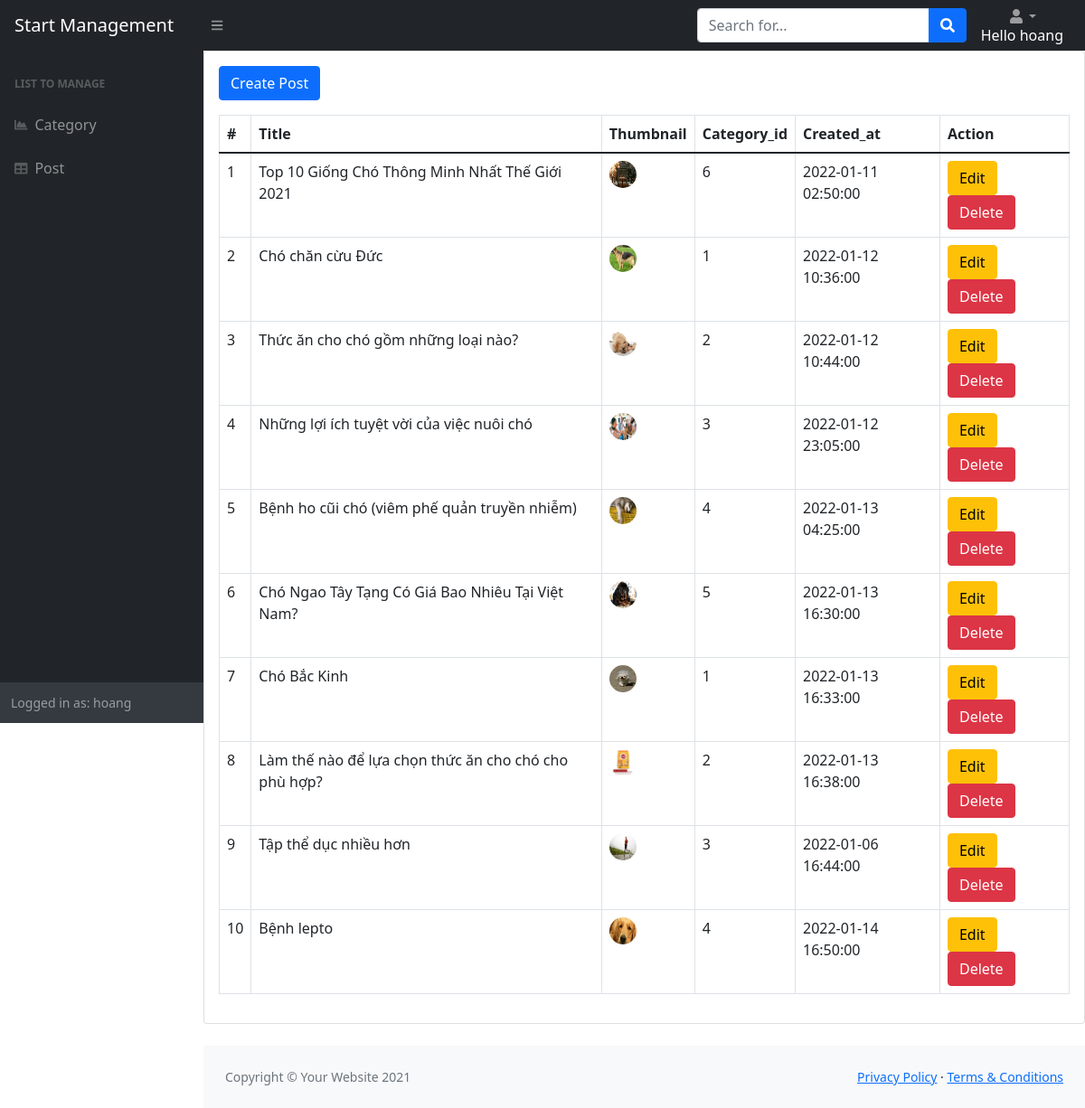
/Admin/index.php?mod=post&act=index (signed in), run on the app's committed database.
### tables this page shows
CREATE TABLE `posts`  (
  `id` int NOT NULL AUTO_INCREMENT,
  `title` varchar(255) NULL DEFAULT NULL,
  `description` mediumtext NULL,
  `thumbnail` varchar(500) NULL DEFAULT NULL,
  `category_id` int NULL DEFAULT NULL,
  `content` mediumtext NULL,
  `created_at` timestamp NULL DEFAULT NULL,
  `like_post` int NULL DEFAULT NULL,
  PRIMARY KEY (`id`) USING BTREE
);

### Admin/Controllers/BaseController.php (called while the page is built, shortened)
<?php
  class BaseController
  {
    public function view($path, $data = []){
      extract($data);
      require_once('Views/'.$path);
    }
  }
?>

### Admin/Controllers/PostController.php (called while the page is built, shortened)
<?php
require('Models/Post.php');
  class PostController extends AdminController
  {
    public function index(){
      $post = new Post();
      $posts = $post-> getList();
      $this->view('Posts/post.php', ['posts' => $posts,
      ]);
    }
  }
?>

### Admin/index.php (called while the page is built, shortened)
<?php
$act = "index";
if(isset($_GET['act'])){
  $act = $_GET['act'];
}
  $controller_obj = new $class_name;
 $controller_obj -> $act();
?>

### Admin/Models/Connection.php (called while the page is built, shortened)
<?php
  class Connection1{
    private $servername= "localhost";
    private $username= "root";
    private $password = "";
    private $dbname = "blogs";
    public function connect(){
      $conn = new mysqli($this->servername, $this -> username, $this ->password, $this-> dbname );
      return $conn;
    }
  }
?>

### Admin/Models/Query.php (called while the page is built, shortened)
<?php
  require_once('Models/Connection.php');
  class Query{
    private $conn;
    public function __construct(){
      $connection = new Connection1();
      $this -> conn = $connection -> connect();
    }
    protected function select($table, $columns = '*')
    {
  		if ($columns == '*') {
  			$query = "SELECT * FROM " . $table;
  		}elseif (is_array($columns)) {
  			$sub_string = '';
  			foreach ($columns as $i =>$column) {
  				$sub_string .= '`'.$column . '`';
  				if ($i + 1 != count($columns)) {
  					$sub_string .= ',';
  				}
  			}
  			$query = "SELECT " . $sub_string . " FROM " . '`' . $table . '`';
  		}else{
  			exit();
  		}
  		$result = $this->conn->query($query);
  		$data = array();
  		while($row = $result->fetch_assoc()) {
  			$data[] = $row;
  		};
  		return $data;
    }
  }
?>

### Admin/Models/Post.php (called while the page is built, shortened)
<?php
require_once('Models/Query.php');
  class Post extends Query
  {
      public $table = 'posts';
      public function getList()
      {
          $posts = $this -> select ($this -> table, ['id', 'title', 'description', 'thumbnail', 'category_id','content', 'created_at','like_post']);
          return $posts;
      }
  }
?>

### Admin/Views/Posts/post.php (the view, shortened to what this page needs)
<?php
  require_once('Views/Partials/header.php');
?>
<div class="card mb-4">
  <div class="card-body">
    <a href="index.php?mod=post&act=create" class="btn btn-primary float-right mb-3">Create Post</a>
        <table class="dataTable-table">
          <thead>
            <tr>
              <th>#</th>
              <th>Title</th>
              <th>Thumbnail</th>
              <th>Category_id</th>
              <th>Created_at</th>
                <th>Action</th>
            </tr>
          </thead>
          <tbody>
            <?php foreach ($posts as $key => $post) { ?>
              <tr>
                <td><?= $key + 1 ?></td>
                <td><?= $post['title'] ?></td>
                  <td><img src="images/<?= $post['thumbnail'] ?>" style="width: 30px; height: 30px; border-radius: 50%;"></td>
                    <td><?= $post['category_id'] ?></td>
                    <td><?= $post['created_at'] ?></td>
                <td>
                  <a href="index.php?mod=post&act=handleEdit&id=<?= $post['id'] ?>" class="btn btn-warning" class="btn btn-warning">Edit</a>
                  <a href="index.php?mod=post&act=deleteList&id=<?= $post['id'] ?>" class="btn btn-danger" class="btn btn-danger">Delete</a>
                </td>
              </tr>
            <?php } ?>
          </tbody>
        </table>
  </div>
</div>
<?php
  require_once("Views/Partials/footer.php");
?>

### data on the page
posts: title "Top 10 Giống Chó Thông Minh Nhất Thế Giới 2021", thumbnail (picture), category "6", created_at "2022-01-11 02:50:00"
posts: title "Chó chăn cừu Đức", thumbnail (picture), category "1", created_at "2022-01-12 10:36:00"
posts: title "Thức ăn cho chó gồm những loại nào?", thumbnail (picture), category "2", created_at "2022-01-12 10:44:00"
posts: title "Những lợi ích tuyệt vời của việc nuôi chó", thumbnail (picture), category "3", created_at "2022-01-12 23:05:00"
posts: title "Bệnh ho cũi chó (viêm phế quản truyền nhiễm)", thumbnail (picture), category "4", created_at "2022-01-13 04:25:00"
posts: title "Chó Ngao Tây Tạng Có Giá Bao Nhiêu Tại Việt Nam?", thumbnail (picture), category "5", created_at "2022-01-13 16:30:00"
posts: title "Chó Bắc Kinh", thumbnail (picture), category "1", created_at "2022-01-13 16:33:00"
posts: title "Làm thế nào để lựa chọn thức ăn cho chó cho phù hợp?", thumbnail (picture), category "2", created_at "2022-01-13 16:38:00"
posts: title "Tập thể dục nhiều hơn", thumbnail (picture), category "3", created_at "2022-01-06 16:44:00"
posts: title "Bệnh lepto", thumbnail (picture), category "4", created_at "2022-01-14 16:50:00"

### other printed values
$_SESSION['auth']['name'] "hoang"
